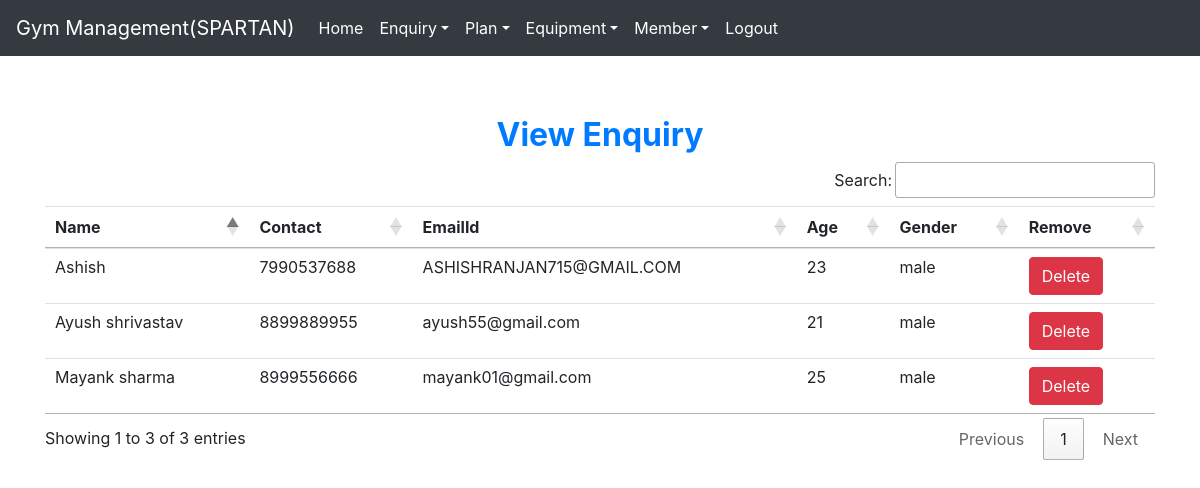
The page /view_enquiry (signed in) on the database its author committed.
### gym/models.py (models this page shows, shortened)
class Enquiry(models.Model):
    name = models.CharField(max_length=60)
    contact = models.CharField(max_length=10)
    emailid = models.CharField(max_length=60)
    age = models.CharField(max_length=40)
    gender = models.CharField(max_length=10)

### gym/views.py (the view)
# urls.py: path('view_enquiry',View_Enquiry,name='view_enquiry'),
def View_Enquiry(request):
    if not request.user.is_staff:
        return redirect('login')
    enq = Enquiry.objects.all()
    d = {'enq':enq}
    return render(request, 'view_enquiry.html', d)

### gym/templates/view_enquiry.html
{% extends 'navigationbar.html' %}
{% block body %}
<div class="container" style="margin-top:60px">
    <h2 class="text-center text-primary font-weight-bold">View Enquiry</h2>
    <table id="example" class="table table-hover">
        <thead>
        <tr>
            <th>Name</th>
            <th>Contact</th>
            <th>EmailId</th>
            <th>Age</th>
            <th>Gender</th>
            <th>Remove</th>
        </tr>
        </thead>
        <tbody>
        {% for i in enq %}
        <tr>
            <td>{{i.name}}</td>
            <td>{{i.contact}}</td>
            <td>{{i.emailid}}</td>
            <td>{{i.age}}</td>
            <td>{{i.gender}}</td>
            <td><a class="btn btn-danger" href="{% url 'delete_enquiry' i.id%}" onclick="return confirm('Are you sure?')">Delete</a></td>
        </tr>
        {% endfor %}
        </tbody>
    </table>
</div>
{% endblock  %}

### gym/templates/navigationbar.html (shortened to what this page needs)
<html lang="en">
<head>
  {% load static %}
  <link rel="stylesheet" href="https://cdn.jsdelivr.net/npm/bootstrap@4.6.1/dist/css/bootstrap.min.css">
  <link rel="stylesheet" href="{% static 'css/mystyle.css' %}">
  <link rel="stylesheet" href="https://cdn.datatables.net/1.11.5/css/jquery.dataTables.min.css">
<link rel="stylesheet" href="https://cdn.datatables.net/buttons/2.2.2/css/buttons.dataTables.min.css">
</head>
<nav class="navbar navbar-expand-md bg-dark navbar-dark" >
<a class="navbar-brand" href="" >Gym Management(SPARTAN)</a>
  <div class="collapse navbar-collapse" id="abc">
    <ul class="navbar-nav">
      {% if request.user.is_staff %}
      <li class="nav-item"><a class="nav-link" href="{% url 'home'%}">Home</a></li>
      <li class="nav-item dropdown">
        <a class="nav-link dropdown-toggle" data-toggle="dropdown" href="#">Enquiry</a>
      </li>
      <li class="nav-item dropdown">
        <a class="nav-link dropdown-toggle" data-toggle="dropdown" href="#">Plan</a>
      </li>
      <li class="nav-item dropdown">
        <a class="nav-link dropdown-toggle" data-toggle="dropdown" href="#">Equipment</a>
      </li>
      <li class="nav-item dropdown">
        <a class="nav-link dropdown-toggle" data-toggle="dropdown" href="#">Member</a>
      </li>
      <li class="nav-item"><a class="nav-link" href="{% url 'logout'%}">Logout</a></li>
      {% endif  %}
    </ul>
  </div>
</nav>
{% block body %}
{% endblock  %}

### gym/static/css/mystyle.css (style rules this page uses)
.nav-link { color:white !important; }

### rows shown on the page
Enquiry: name "Ayush shrivastav", contact "8899889955", emailid "ayush55@gmail.com", age "21", gender "male"
Enquiry: name "Mayank sharma", contact "8999556666", emailid "mayank01@gmail.com", age "25", gender "male"
Enquiry: name "Ashish", contact "7990537688", emailid "ASHISHRANJAN715@GMAIL.COM", age "23", gender "male"
